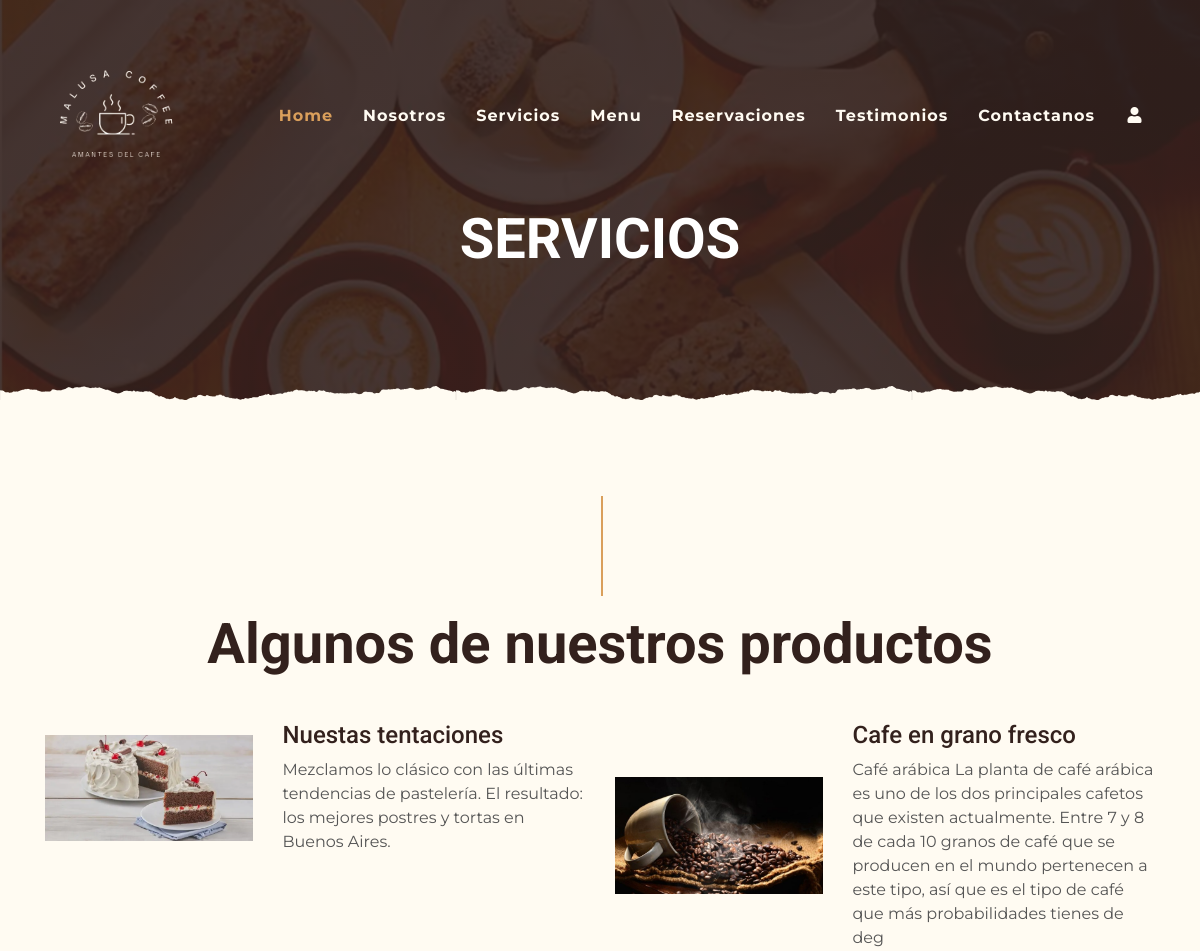
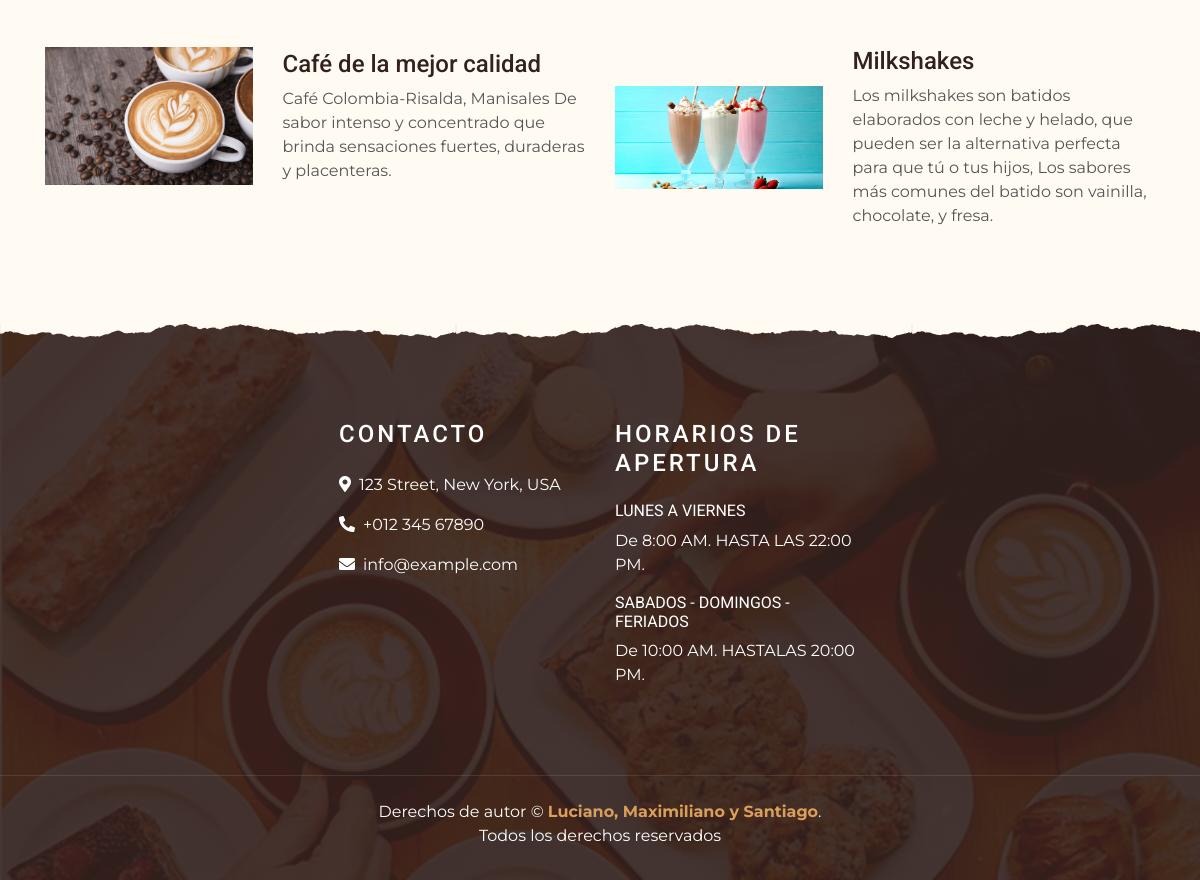
The page /servicios.php on the database as committed earlier (2 pictures, top to bottom).
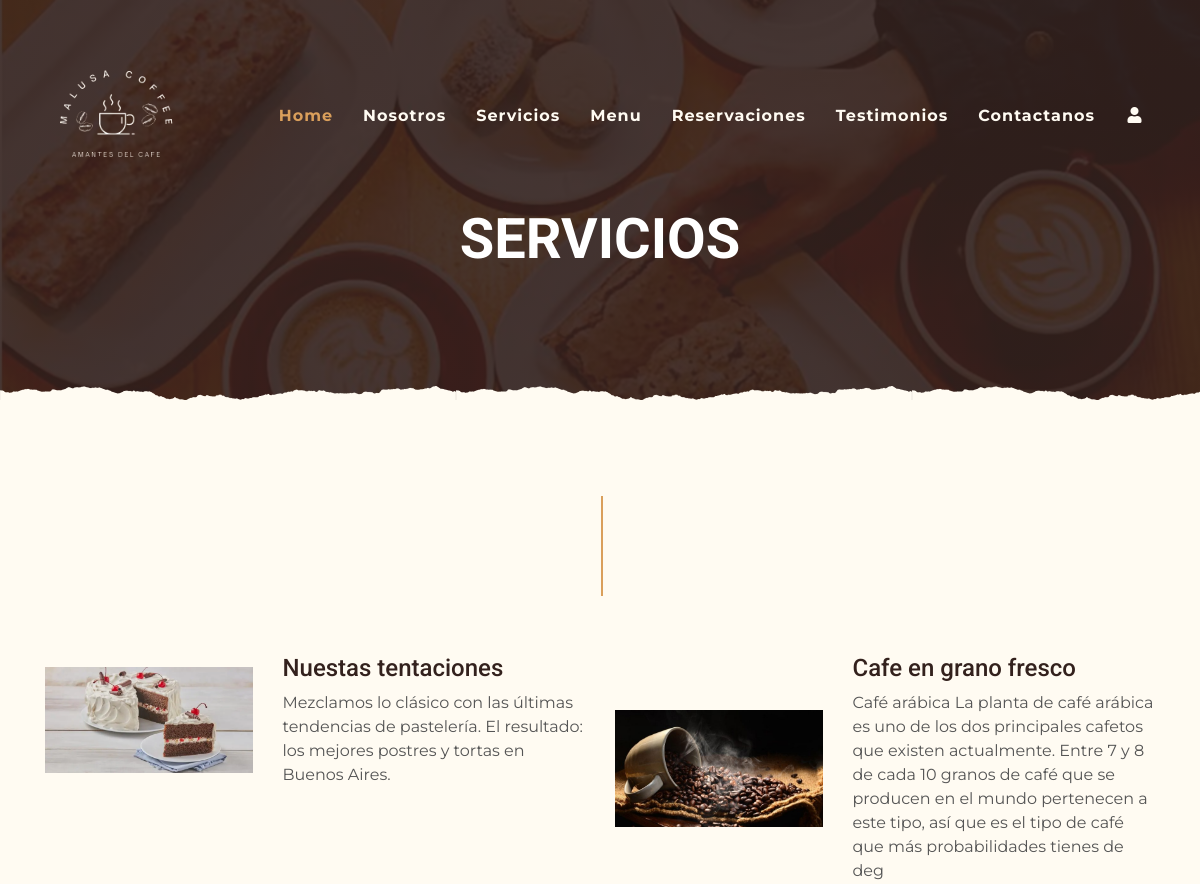
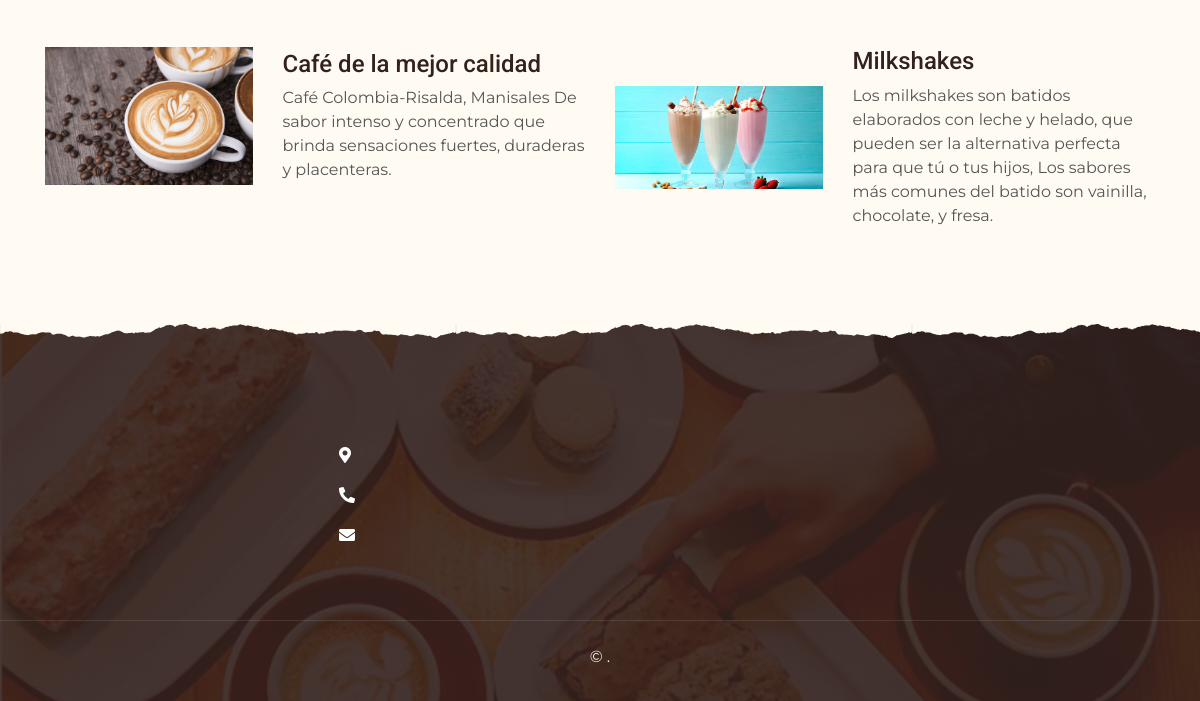
The same page on the database as committed later (2 pictures, top to bottom).
### tables this page shows
CREATE TABLE IF NOT EXISTS tbl_configuraciones (
  id INT AUTO_INCREMENT PRIMARY KEY,
  nombre VARCHAR(255) NOT NULL,
  valor VARCHAR(255) NOT NULL
);

### servicios.php (the view, shortened to what this page needs)
<?php include("admin/bd.php");
$sentencia= $conexion->prepare("SELECT * FROM `tbl_servicios`");
$sentencia->execute();
$lista_servicios=$sentencia->fetchAll(PDO::FETCH_ASSOC);
$sentencia= $conexion->prepare("SELECT * FROM `tbl_configuraciones`");
$sentencia->execute();
$lista_configuraciones=$sentencia->fetchAll(PDO::FETCH_ASSOC);
?>
<!DOCTYPE html>
<html lang="en">
<head>
    <link href="https://cdnjs.cloudflare.com/ajax/libs/font-awesome/5.10.0/css/all.min.css" rel="stylesheet">
    <link href="lib/owlcarousel/assets/owl.carousel.min.css" rel="stylesheet">
    <link href="lib/tempusdominus/css/tempusdominus-bootstrap-4.min.css" rel="stylesheet" />
    <link href="css/style.min.css" rel="stylesheet">
</head>
<body>
    <div class="container-fluid p-0 nav-bar">
    <nav class="navbar navbar-expand-lg bg-none navbar-dark py-3">
        <img src="img/fotos/logos/4-removebg-preview.png" width="200" height="200">
        <div class="collapse navbar-collapse justify-content-between" id="navbarCollapse">
            <div class="navbar-nav ml-auto p-4">
                <a href="index.php" class="nav-item nav-link active">Home</a>
                <a href="nosotros.php" class="nav-item nav-link">Nosotros</a>
                <a href="servicios.php" class="nav-item nav-link">Servicios</a>
                <a href="menu.php" class="nav-item nav-link">Menu</a>
                <a href="reservas.php" class="nav-item nav-link">Reservaciones</a>
                <a href="testimonios.php" class="nav-item nav-link">Testimonios</a>
                <a href="contactanos.php" class="nav-item nav-link">Contactanos</a>
                <?php if(!isset($_SESSION['logueado'])){ ?>
                    <a href="login/index.php" class="nav-item nav-link"><i class="fas fa-user fa-fw"></i></a>
                <?php } ?>
            </div>
        </div>
    </nav>
</div>
    <div class="container-fluid page-header mb-5 position-relative overlay-bottom">
        <div class="d-flex flex-column align-items-center justify-content-center pt-0 pt-lg-5" style="min-height: 400px">
            <h1 class="display-4 mb-3 mt-0 mt-lg-5 text-white text-uppercase">Servicios</h1>
        </div>
    </div>
 <div class="container-fluid pt-5">
        <div class="container">
            <div class="section-title">
                <h1 class="display-4"><?php echo $lista_configuraciones[3]['valor'];?></h1>
            </div>
            <div class="row">
            <?php foreach($lista_servicios as $registros){?>
                <div class="col-lg-6 mb-5">
                    <div class="row align-items-center">
                        <div class="col-sm-5">
                            <img class="img-fluid mb-3 mb-sm-0" src="img/<?php echo $registros["imagen"];?>" alt="">
                        </div>
                        <div class="col-sm-7">
                            <h4></i><?php echo $registros["titulo"];?></h4>
                            <p class="m-0"><?php echo $registros["descripcion"];?></p>
                        </div>
                    </div>
                </div>
                <?php }?>
            </div>
        </div>
    </div>
    <div class="container-fluid footer text-white mt-5 pt-5 px-0 position-relative overlay-top">
        <div class="row mx-0 pt-5 px-sm-3 px-lg-5 mt-">
        <div class="col-lg-3 col-md-6 mb-5">
            </div>
            <div class="col-lg-3 col-md-6 mb-5">
                <h4 class="text-white text-uppercase mb-4" style="letter-spacing: 3px;"><?php echo $lista_configuraciones[19]['valor'];?></h4>
                <p><i class="fa fa-map-marker-alt mr-2"></i><?php echo $lista_configuraciones[20]['valor'];?></p>
                <p><i class="fa fa-phone-alt mr-2"></i><?php echo $lista_configuraciones[21]['valor'];?></p>
                <p class="m-0"><i class="fa fa-envelope mr-2"></i><?php echo $lista_configuraciones[22]['valor'];?></p>
            </div>
            <div class="col-lg-3 col-md-6 mb-5">
                <h4 class="text-white text-uppercase mb-4" style="letter-spacing: 3px;"><?php echo $lista_configuraciones[23]['valor'];?></h4>
                <div>
                    <h6 class="text-white text-uppercase"><?php echo $lista_configuraciones[24]['valor'];?></h6>
                    <p><?php echo $lista_configuraciones[25]['valor'];?></p>
                    <h6 class="text-white text-uppercase"><?php echo $lista_configuraciones[26]['valor'];?></h6>
                    <p><?php echo $lista_configuraciones[27]['valor'];?></p>
                </div>
            </div>
        </div>
        <div class="container-fluid text-center text-white border-top mt-4 py-4 px-sm-3 px-md-5" style="border-color: rgba(256, 256, 256, .1) !important;">
            <p class="mb-2 text-white"><?php echo $lista_configuraciones[28]['valor'];?> &copy; <a class="font-weight-bold" href="#"><?php echo $lista_configuraciones[29]['valor'];?></a>. <br><?php echo $lista_configuraciones[30]['valor'];?></a></p>
        </div>
    </div>
</body>
</html>

Rows that differ between the two databases and show on the page:
removed tbl_configuraciones: valor "Algunos de nuestros productos"
removed tbl_configuraciones: valor "CONTACTO"
removed tbl_configuraciones: valor "123 Street, New York, USA"
removed tbl_configuraciones: valor "+012 345 67890"
removed tbl_configuraciones: valor "info@example.com"
removed tbl_configuraciones: valor "HORARIOS DE APERTURA"
removed tbl_configuraciones: valor "LUNES A VIERNES"
removed tbl_configuraciones: valor "De 8:00 AM. HASTA LAS 22:00 PM."
removed tbl_configuraciones: valor "SABADOS - DOMINGOS - FERIADOS"
removed tbl_configuraciones: valor "De 10:00 AM. HASTALAS 20:00 PM."
removed tbl_configuraciones: valor "Derechos de autor"
removed tbl_configuraciones: valor "Luciano, Maximiliano y Santiago"
removed tbl_configuraciones: valor "Todos los derechos reservados"
